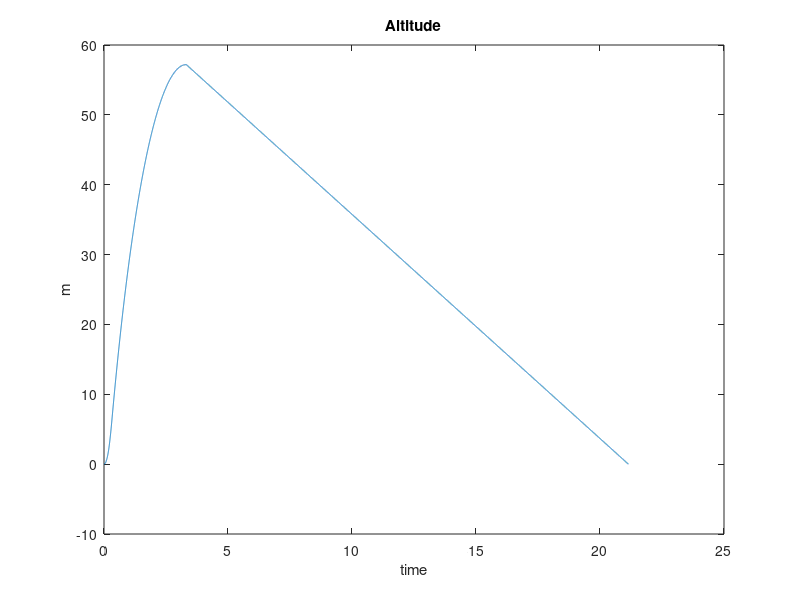
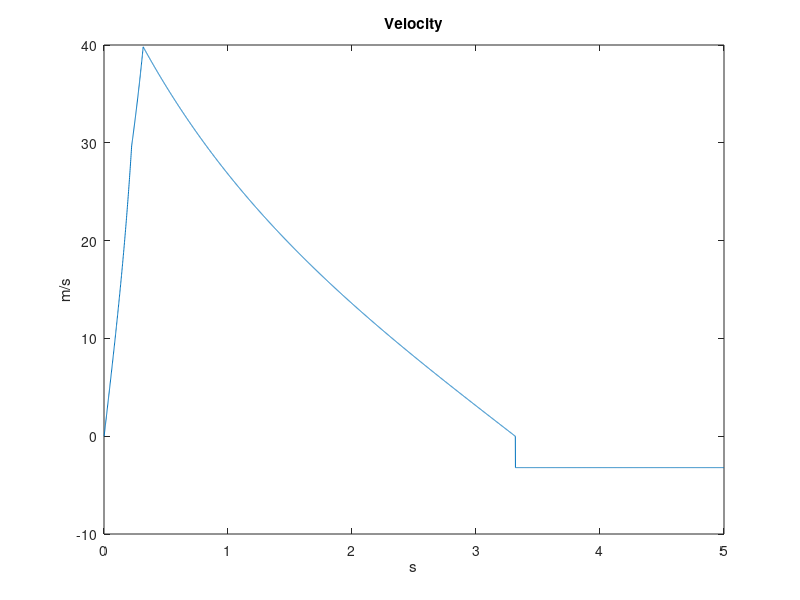
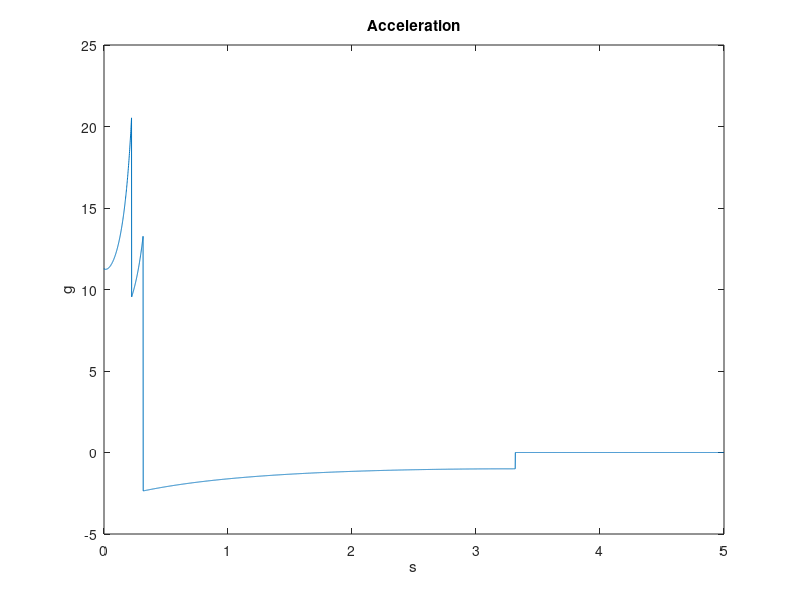
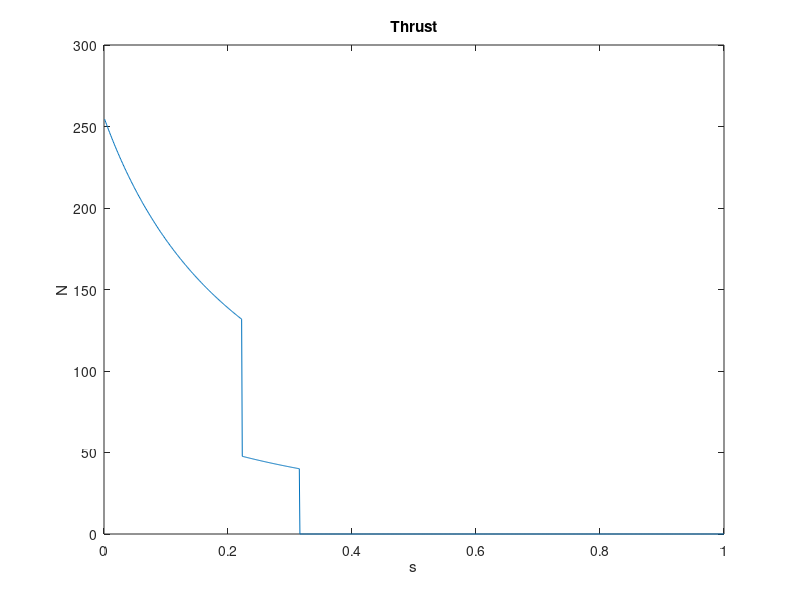

Write MATLAB code to recreate these figures, in order.
clc; clear; close all
%% Space Propulsion
%%% ASSUMPTIONS %%%
% air is a ideal gaz -> adiabatic
% variation of bottle's pressure in an adiabatic process
% water is incompressible
% no losses at the throat (-> Bernouilli)
% no thrust given by the air at the end of burn
% negligeable mass of air 
% the rocket is going straight following the z axis 
%% Constants
% mass
number_booster=2; %[-]
mass_parachute=0.03;
dry_mass_booster=0.075; % [kg]
dry_mass_core=0.2+mass_parachute;
mass_water_booster=0.5;
mass_water_core=0.7;
dry_mass_total=number_booster*dry_mass_booster+dry_mass_core+mass_parachute; % with 2 boosters
wet_mass_total=dry_mass_total+number_booster*mass_water_booster+mass_water_core; % with 2 boosters

% volume
rho_water=1000; %[kg/m^3]
booster_volume=0.0015; %[m^3]
core_volume=0.002;
vol_air_booster_init=booster_volume-mass_water_booster/rho_water;
vol_air_core_init=core_volume-mass_water_core/rho_water;

% proportion water/air initial
Prop_w_a_core=mass_water_core/rho_water/vol_air_core_init;
Prop_w_a_booster=mass_water_booster/rho_water/vol_air_booster_init;

% pressure
init_press_booster=7*10^5; % [Pa]
init_press_core=7*10^5; 
P_atm=10^5;

% throat area 
booster_throat=(0.005)^2*pi; %[m^2]
core_throat=(0.005)^2*pi;

% drag force and gravity constants 
A_1=pi*(0.05)^2+number_booster*pi*(0.05)^2; %[m^2] (core 10cm of diameter, booster 10cm diam)
A_2=pi*(0.05)^2; %[m^2] (core 8cm of large)
Cd=0.4; %(inbetween drop and rectangle)
rho_air=1.23; %[kg/m^3] @ 20 degress
g=9.81; %[m/s^2]

% parachute descent
S_eff=pi*0.55^2/4;
Cd_para=1.5;

% others
gamma=1.4; % coeff adiabatic air
lambda=0.9; % coeff efficiency nozzle

%% Calculs
% initialisation 
V_b(1)=vol_air_booster_init;
P_b(1)=init_press_booster;
V_c(1)=vol_air_core_init;
P_c(1)=init_press_core;
md_b(1)=0;
md_c(1)=0;
M(1)=wet_mass_total;
alt(1)=0;
vel(1)=0;
event=1; % event=1 -> burn of booster and core, event=2 -> ejection boosters and core burn, event=3 -> core balistic flight 
i=0;
step=0.001;
for dt=0:step:25
    i=i+1;
    if event==1 % burn of booster and core
        % pression bottle booster
        V_b(i+1)=V_b(i)+md_b(i)/rho_water*step;
        P_b(i+1)=P_b(i)*(V_b(i)/V_b(i+1))^gamma;
        
        % pression bottle center core
        V_c(i+1)=V_c(i)+md_c(i)/rho_water*step;
        P_c(i+1)=P_c(i)*(V_c(i)/V_c(i+1))^gamma;
    
        % debit mass booster
        md_b(i+1)=sqrt((P_b(i)-P_atm)/(0.5*rho_water))*booster_throat*rho_water; % in sqrt=velocity booster water
        
        % debit mass core
        md_c(i+1)=sqrt((P_c(i)-P_atm)/(0.5*rho_water))*core_throat*rho_water; % in sqrt=velocity center core water
        
        % mass rocket at anytime
        mass_loss=(number_booster*md_b(i)+md_c(i))*step;
        M(i+1)=M(i)-mass_loss;
        mass_loss=0;
        
        % drag
        Drag(i)=0.5*Cd*rho_air*vel(i)^2*A_1; % vel=velocity of rocket 
        % gravity 
        Gravity(i)=M(i+1)*g; % M=mass of the rocket at anytime 
        % thrust
        Thrust(i)=lambda*(number_booster*2*(P_b(i+1)-P_atm)*booster_throat+2*(P_c(i+1)-P_atm)*core_throat);
        
        % Situation of the rocket when booster are stil burning
        acc(i)=(Thrust(i)-Drag(i)-Gravity(i))/M(i);
        vel(i+1)=vel(i)+acc(i)*step;
        alt(i+1)=alt(i)+0.5*acc(i)*step^2+vel(i)*step;
    end

    if event==2 % ejection booster and core burn        
        % pression bottle center core
        V_c(i+1)=V_c(i)+md_c(i)/rho_water*step;
        P_c(i+1)=P_c(i)*(V_c(i)/V_c(i+1))^gamma;
        
        % debit mass core
        md_c(i+1)=sqrt((P_c(i)-P_atm)/(0.5*rho_water))*core_throat*rho_water; % in sqrt=velocity center core water
        
        % mass rocket at anytime
        mass_loss=md_c(i)*step;
        M(i+1)=M(i)-mass_loss;
        mass_loss=0;
        
        % drag
        Drag(i)=0.5*Cd*rho_air*vel(i)^2*A_2; % vel=velocity of rocket 
        % gravity 
        Gravity(i)=M(i+1)*g; % M=mass of the rocket at anytime 
        % thrust
        Thrust(i)=lambda*(2*(P_c(i+1)-P_atm)*core_throat);
    
        % Situation of the rocket when booster are stil burning
        acc(i)=(Thrust(i)-Drag(i)-Gravity(i))/M(i);
        vel(i+1)=vel(i)+acc(i)*step;
        alt(i+1)=alt(i)+0.5*acc(i)*step^2+vel(i)*step;
    end

    if event==3 % core balistic flight until apogee
        % mass rocket at anytime
        M(i+1)=M(i);

        % drag
        Drag(i)=0.5*Cd*rho_air*vel(i)^2*A_2; % vel=velocity of rocket 
        % gravity 
        Gravity(i)=M(i)*g; % M=mass of the rocket at anytime 
        % thrust
        Thrust(i)=0;
    
        % Situation of the rocket when booster are stil burning
        acc(i)=(Thrust(i)-Drag(i)-Gravity(i))/M(i);
        vel(i+1)=vel(i)+acc(i)*step;
        alt(i+1)=alt(i)+0.5*acc(i)*step^2+vel(i)*step;
    end

    if event==4 % core under parachute at constant speed (-> no external force)
        % mass rocket at anytime
        M(i+1)=M(i);

        % drag
        Drag(i)=0; 
        % gravity 
        Gravity(i)=0;
        % thrust
        Thrust(i)=0;
    
        % Situation of the rocket when booster are stil burning
        acc(i)=0;
        vel(i+1)=-sqrt(2*M(i)*g/(rho_air*S_eff*Cd_para));
        alt(i+1)=alt(i)+vel(i)*step;
    end

%%%%%%%%% Event'conditions%%%%%%%%%
    if (sum(md_b*step)>=mass_water_booster) && (event==1) 
        event=2;
        M(i+1)=M(i+1)-number_booster*dry_mass_booster;
        burn_time_booster=i*step;
    end

    if (sum(md_c*step)>=mass_water_core) && (event==2) 
        event=3;
        M(i+1)=dry_mass_core;
        burn_time_core=i*step;
    end

    if (alt(i+1)<alt(i)) && (event==3) 
        event=4;
        M(i+1)=dry_mass_core;
        apogee_time=i*step;
    end

    if alt(i)<0
        break
    end
end 

%% Plots
t=0:step:i*step;
t2=0:step:(i-1)*step;
t3=0:step:(24.016-step);
t1000=1:1000;
ta=1:5000;

figure
plot(t,alt)
title('Altitude')
xlabel('time')
ylabel('m')

figure
plot(ta*step,vel(1:5000))
title('Velocity')
xlabel('s')
ylabel('m/s')

figure
plot(ta*step,acc(1:5000)/g)
title('Acceleration')
xlabel('s')
ylabel('g')

figure
plot(t1000*step,Thrust(1:1000))
title('Thrust')
xlabel('s')
ylabel('N')

figure
plot(t1000*step,M(1:1000)*1000)
title('Mass')
xlabel('s')
ylabel('g')

